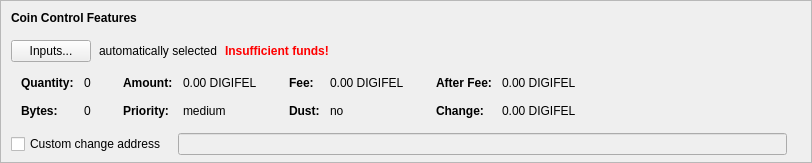
    <widget class="QFrame" name="frameCoinControl">
     <property name="sizePolicy">
      <sizepolicy hsizetype="Expanding" vsizetype="Expanding">
       <horstretch>0</horstretch>
       <verstretch>0</verstretch>
      </sizepolicy>
     </property>
     <property name="maximumSize">
      <size>
       <width>16777215</width>
       <height>16777215</height>
      </size>
     </property>
     <property name="frameShape">
      <enum>QFrame::StyledPanel</enum>
     </property>
     <property name="frameShadow">
      <enum>QFrame::Sunken</enum>
     </property>
     <layout class="QVBoxLayout" name="verticalLayoutCoinControl2">
      <property name="spacing">
       <number>0</number>
      </property>
      <property name="leftMargin">
       <number>0</number>
      </property>
      <property name="topMargin">
       <number>0</number>
      </property>
      <property name="rightMargin">
       <number>0</number>
      </property>
      <property name="bottomMargin">
       <number>6</number>
      </property>
      <item>
       <layout class="QVBoxLayout" name="verticalLayoutCoinControl" stretch="0,0,0,0,1">
        <property name="spacing">
         <number>0</number>
        </property>
        <property name="leftMargin">
         <number>10</number>
        </property>
        <property name="topMargin">
         <number>10</number>
        </property>
        <item>
         <layout class="QHBoxLayout" name="horizontalLayoutCoinControl1">
          <property name="bottomMargin">
           <number>15</number>
          </property>
          <item>
           <widget class="QLabel" name="labelCoinControlFeatures">
            <property name="sizePolicy">
             <sizepolicy hsizetype="Preferred" vsizetype="Maximum">
              <horstretch>0</horstretch>
              <verstretch>0</verstretch>
             </sizepolicy>
            </property>
            <property name="font">
             <font>
              <weight>75</weight>
              <bold>true</bold>
             </font>
            </property>
            <property name="styleSheet">
             <string notr="true">font-weight:bold;</string>
            </property>
            <property name="text">
             <string>Coin Control Features</string>
            </property>
           </widget>
          </item>
         </layout>
        </item>
        <item>
         <layout class="QHBoxLayout" name="horizontalLayoutCoinControl2" stretch="0,0,0,0">
          <property name="spacing">
           <number>8</number>
          </property>
          <property name="bottomMargin">
           <number>10</number>
          </property>
          <item>
           <widget class="QPushButton" name="pushButtonCoinControl">
            <property name="styleSheet">
             <string notr="true"/>
            </property>
            <property name="text">
             <string>Inputs...</string>
            </property>
            <property name="autoDefault">
             <bool>false</bool>
            </property>
           </widget>
          </item>
          <item>
           <widget class="QLabel" name="labelCoinControlAutomaticallySelected">
            <property name="text">
             <string>automatically selected</string>
            </property>
            <property name="margin">
             <number>5</number>
            </property>
           </widget>
          </item>
          <item>
           <widget class="QLabel" name="labelCoinControlInsuffFunds">
            <property name="font">
             <font>
              <weight>75</weight>
              <bold>true</bold>
             </font>
            </property>
            <property name="styleSheet">
             <string notr="true">color:red;font-weight:bold;</string>
            </property>
            <property name="text">
             <string>Insufficient funds!</string>
            </property>
            <property name="margin">
             <number>5</number>
            </property>
           </widget>
          </item>
          <item>
           <spacer name="horizontalSpacerCoinControl">
            <property name="orientation">
             <enum>Qt::Horizontal</enum>
            </property>
            <property name="sizeHint" stdset="0">
             <size>
              <width>40</width>
              <height>1</height>
             </size>
            </property>
           </spacer>
          </item>
         </layout>
        </item>
        <item>
         <widget class="QWidget" name="widgetCoinControl" native="true">
          <property name="sizePolicy">
           <sizepolicy hsizetype="Preferred" vsizetype="Preferred">
            <horstretch>0</horstretch>
            <verstretch>0</verstretch>
           </sizepolicy>
          </property>
          <property name="minimumSize">
           <size>
            <width>0</width>
            <height>0</height>
           </size>
          </property>
          <property name="styleSheet">
           <string notr="true"/>
          </property>
          <layout class="QHBoxLayout" name="horizontalLayoutCoinControl5">
           <property name="leftMargin">
            <number>0</number>
           </property>
           <property name="topMargin">
            <number>0</number>
           </property>
           <property name="rightMargin">
            <number>0</number>
           </property>
           <property name="bottomMargin">
            <number>0</number>
           </property>
           <item>
            <layout class="QHBoxLayout" name="horizontalLayoutCoinControl3" stretch="0,0,0,1">
             <property name="spacing">
              <number>20</number>
             </property>
             <property name="topMargin">
              <number>0</number>
             </property>
             <property name="bottomMargin">
              <number>10</number>
             </property>
             <item>
              <layout class="QFormLayout" name="formLayoutCoinControl1">
               <property name="horizontalSpacing">
                <number>10</number>
               </property>
               <property name="verticalSpacing">
                <number>14</number>
               </property>
               <property name="leftMargin">
                <number>10</number>
               </property>
               <property name="topMargin">
                <number>4</number>
               </property>
               <property name="rightMargin">
                <number>6</number>
               </property>
               <item row="0" column="0">
                <widget class="QLabel" name="labelCoinControlQuantityText">
                 <property name="font">
                  <font>
                   <weight>75</weight>
                   <bold>true</bold>
                  </font>
                 </property>
                 <property name="text">
                  <string>Quantity:</string>
                 </property>
                 <property name="margin">
                  <number>0</number>
                 </property>
                </widget>
               </item>
               <item row="0" column="1">
                <widget class="QLabel" name="labelCoinControlQuantity">
                 <property name="cursor">
                  <cursorShape>IBeamCursor</cursorShape>
                 </property>
                 <property name="contextMenuPolicy">
                  <enum>Qt::ActionsContextMenu</enum>
                 </property>
                 <property name="text">
                  <string notr="true">0</string>
                 </property>
                 <property name="margin">
                  <number>0</number>
                 </property>
                 <property name="textInteractionFlags">
                  <set>Qt::LinksAccessibleByMouse|Qt::TextSelectableByKeyboard|Qt::TextSelectableByMouse</set>
                 </property>
                </widget>
               </item>
               <item row="1" column="0">
                <widget class="QLabel" name="labelCoinControlBytesText">
                 <property name="font">
                  <font>
                   <weight>75</weight>
                   <bold>true</bold>
                  </font>
                 </property>
                 <property name="text">
                  <string>Bytes:</string>
                 </property>
                </widget>
               </item>
               <item row="1" column="1">
                <widget class="QLabel" name="labelCoinControlBytes">
                 <property name="cursor">
                  <cursorShape>IBeamCursor</cursorShape>
                 </property>
                 <property name="contextMenuPolicy">
                  <enum>Qt::ActionsContextMenu</enum>
                 </property>
                 <property name="text">
                  <string notr="true">0</string>
                 </property>
                 <property name="textInteractionFlags">
                  <set>Qt::LinksAccessibleByMouse|Qt::TextSelectableByKeyboard|Qt::TextSelectableByMouse</set>
                 </property>
                </widget>
               </item>
              </layout>
             </item>
             <item>
              <layout class="QFormLayout" name="formLayoutCoinControl2">
               <property name="horizontalSpacing">
                <number>10</number>
               </property>
               <property name="verticalSpacing">
                <number>14</number>
               </property>
               <property name="leftMargin">
                <number>6</number>
               </property>
               <property name="topMargin">
                <number>4</number>
               </property>
               <property name="rightMargin">
                <number>6</number>
               </property>
               <item row="0" column="0">
                <widget class="QLabel" name="labelCoinControlAmountText">
                 <property name="font">
                  <font>
                   <weight>75</weight>
                   <bold>true</bold>
                  </font>
                 </property>
                 <property name="text">
                  <string>Amount:</string>
                 </property>
                 <property name="margin">
                  <number>0</number>
                 </property>
                </widget>
               </item>
               <item row="0" column="1">
                <widget class="QLabel" name="labelCoinControlAmount">
                 <property name="cursor">
                  <cursorShape>IBeamCursor</cursorShape>
                 </property>
                 <property name="contextMenuPolicy">
                  <enum>Qt::ActionsContextMenu</enum>
                 </property>
                 <property name="text">
                  <string notr="true">0.00 DIGIFEL</string>
                 </property>
                 <property name="textInteractionFlags">
                  <set>Qt::LinksAccessibleByMouse|Qt::TextSelectableByKeyboard|Qt::TextSelectableByMouse</set>
                 </property>
                </widget>
               </item>
               <item row="1" column="0">
                <widget class="QLabel" name="labelCoinControlPriorityText">
                 <property name="font">
                  <font>
                   <weight>75</weight>
                   <bold>true</bold>
                  </font>
                 </property>
                 <property name="text">
                  <string>Priority:</string>
                 </property>
                </widget>
               </item>
               <item row="1" column="1">
                <widget class="QLabel" name="labelCoinControlPriority">
                 <property name="cursor">
                  <cursorShape>IBeamCursor</cursorShape>
                 </property>
                 <property name="contextMenuPolicy">
                  <enum>Qt::ActionsContextMenu</enum>
                 </property>
                 <property name="text">
                  <string>medium</string>
                 </property>
                 <property name="textInteractionFlags">
                  <set>Qt::LinksAccessibleByMouse|Qt::TextSelectableByKeyboard|Qt::TextSelectableByMouse</set>
                 </property>
                </widget>
               </item>
              </layout>
             </item>
             <item>
              <layout class="QFormLayout" name="formLayoutCoinControl3">
               <property name="horizontalSpacing">
                <number>10</number>
               </property>
               <property name="verticalSpacing">
                <number>14</number>
               </property>
               <property name="leftMargin">
                <number>6</number>
               </property>
               <property name="topMargin">
                <number>4</number>
               </property>
               <property name="rightMargin">
                <number>6</number>
               </property>
               <item row="0" column="0">
                <widget class="QLabel" name="labelCoinControlFeeText">
                 <property name="font">
                  <font>
                   <weight>75</weight>
                   <bold>true</bold>
                  </font>
                 </property>
                 <property name="text">
                  <string>Fee:</string>
                 </property>
                 <property name="margin">
                  <number>0</number>
                 </property>
                </widget>
               </item>
               <item row="0" column="1">
                <widget class="QLabel" name="labelCoinControlFee">
                 <property name="cursor">
                  <cursorShape>IBeamCursor</cursorShape>
                 </property>
                 <property name="contextMenuPolicy">
                  <enum>Qt::ActionsContextMenu</enum>
                 </property>
                 <property name="text">
                  <string notr="true">0.00 DIGIFEL</string>
                 </property>
                 <property name="textInteractionFlags">
                  <set>Qt::LinksAccessibleByMouse|Qt::TextSelectableByKeyboard|Qt::TextSelectableByMouse</set>
                 </property>
                </widget>
               </item>
               <item row="1" column="0">
                <widget class="QLabel" name="labelCoinControlLowOutputText">
                 <property name="font">
                  <font>
                   <weight>75</weight>
                   <bold>true</bold>
                  </font>
                 </property>
                 <property name="text">
                  <string>Dust:</string>
                 </property>
                </widget>
               </item>
               <item row="1" column="1">
                <widget class="QLabel" name="labelCoinControlLowOutput">
                 <property name="cursor">
                  <cursorShape>IBeamCursor</cursorShape>
                 </property>
                 <property name="contextMenuPolicy">
                  <enum>Qt::ActionsContextMenu</enum>
                 </property>
                 <property name="text">
                  <string>no</string>
                 </property>
                 <property name="textInteractionFlags">
                  <set>Qt::LinksAccessibleByMouse|Qt::TextSelectableByKeyboard|Qt::TextSelectableByMouse</set>
                 </property>
                </widget>
               </item>
              </layout>
             </item>
             <item>
              <layout class="QFormLayout" name="formLayoutCoinControl4">
               <property name="horizontalSpacing">
                <number>10</number>
               </property>
               <property name="verticalSpacing">
                <number>14</number>
               </property>
               <property name="leftMargin">
                <number>6</number>
               </property>
               <property name="topMargin">
                <number>4</number>
               </property>
               <property name="rightMargin">
                <number>6</number>
               </property>
               <item row="0" column="0">
                <widget class="QLabel" name="labelCoinControlAfterFeeText">
                 <property name="font">
                  <font>
                   <weight>75</weight>
                   <bold>true</bold>
                  </font>
                 </property>
                 <property name="text">
                  <string>After Fee:</string>
                 </property>
                 <property name="margin">
                  <number>0</number>
                 </property>
                </widget>
               </item>
               <item row="0" column="1">
                <widget class="QLabel" name="labelCoinControlAfterFee">
                 <property name="cursor">
                  <cursorShape>IBeamCursor</cursorShape>
                 </property>
                 <property name="contextMenuPolicy">
                  <enum>Qt::ActionsContextMenu</enum>
                 </property>
                 <property name="text">
                  <string notr="true">0.00 DIGIFEL</string>
                 </property>
                 <property name="textInteractionFlags">
                  <set>Qt::LinksAccessibleByMouse|Qt::TextSelectableByKeyboard|Qt::TextSelectableByMouse</set>
                 </property>
                </widget>
               </item>
               <item row="1" column="0">
                <widget class="QLabel" name="labelCoinControlChangeText">
                 <property name="font">
                  <font>
                   <weight>75</weight>
                   <bold>true</bold>
                  </font>
                 </property>
                 <property name="text">
                  <string>Change:</string>
                 </property>
                </widget>
               </item>
               <item row="1" column="1">
                <widget class="QLabel" name="labelCoinControlChange">
                 <property name="cursor">
                  <cursorShape>IBeamCursor</cursorShape>
                 </property>
                 <property name="contextMenuPolicy">
                  <enum>Qt::ActionsContextMenu</enum>
                 </property>
                 <property name="text">
                  <string notr="true">0.00 DIGIFEL</string>
                 </property>
                 <property name="textInteractionFlags">
                  <set>Qt::LinksAccessibleByMouse|Qt::TextSelectableByKeyboard|Qt::TextSelectableByMouse</set>
                 </property>
                </widget>
               </item>
              </layout>
             </item>
            </layout>
           </item>
          </layout>
         </widget>
        </item>
        <item>
         <layout class="QHBoxLayout" name="horizontalLayoutCoinControl4" stretch="0,0,0">
          <property name="spacing">
           <number>12</number>
          </property>
          <property name="sizeConstraint">
           <enum>QLayout::SetDefaultConstraint</enum>
          </property>
          <property name="topMargin">
           <number>5</number>
          </property>
          <property name="rightMargin">
           <number>5</number>
          </property>
          <item>
           <widget class="QCheckBox" name="checkBoxCoinControlChange">
            <property name="toolTip">
             <string>If this is activated, but the change address is empty or invalid, change will be sent to a newly generated address.</string>
            </property>
            <property name="text">
             <string>Custom change address</string>
            </property>
           </widget>
          </item>
          <item>
           <widget class="QValidatedLineEdit" name="lineEditCoinControlChange">
            <property name="enabled">
             <bool>false</bool>
            </property>
            <property name="sizePolicy">
             <sizepolicy hsizetype="Expanding" vsizetype="Fixed">
              <horstretch>0</horstretch>
              <verstretch>0</verstretch>
             </sizepolicy>
            </property>
           </widget>
          </item>
          <item>
           <widget class="QLabel" name="labelCoinControlChangeLabel">
            <property name="sizePolicy">
             <sizepolicy hsizetype="Preferred" vsizetype="Expanding">
              <horstretch>0</horstretch>
              <verstretch>0</verstretch>
             </sizepolicy>
            </property>
            <property name="minimumSize">
             <size>
              <width>0</width>
              <height>0</height>
             </size>
            </property>
            <property name="text">
             <string/>
            </property>
            <property name="margin">
             <number>3</number>
            </property>
           </widget>
          </item>
         </layout>
        </item>
        <item>
         <spacer name="verticalSpacerCoinControl">
          <property name="orientation">
           <enum>Qt::Vertical</enum>
          </property>
          <property name="sizeHint" stdset="0">
           <size>
            <width>800</width>
            <height>1</height>
           </size>
          </property>
         </spacer>
        </item>
       </layout>
      </item>
     </layout>
    </widget>
